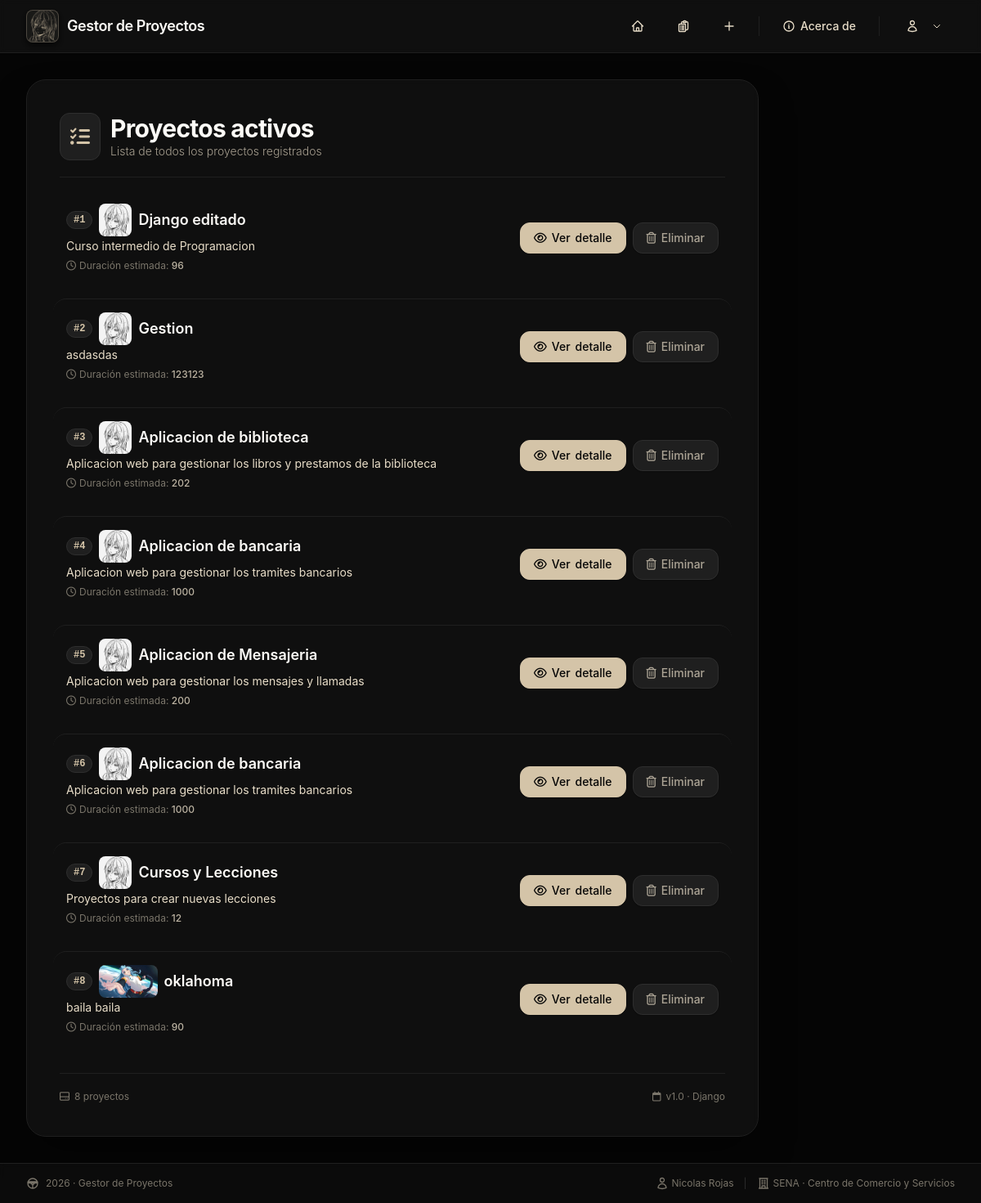
The page /proyectos/ on the database its author committed.
### gestor_proyectos/models.py (models this page shows, shortened)
class Proyecto(models.Model):
    nombre = models.CharField(max_length=100) # Campo de texto (varchar)
    descripcion = models.TextField() # Campo de texto largo
    duracion = models.IntegerField() # Campo numerico entero
    imagen = models.ImageField(upload_to='img/', default='img/logo.png')

### gestor_proyectos/views.py (the view)
# urls.py: path('proyectos/', views.mostrar_proyectos, name='proyectos'),
def mostrar_proyectos (request):
    proyectos = Proyecto.objects.all()
    return render(request, 'proyectos.html', {'proyectos':proyectos})

### gestor_proyectos/templates/proyectos.html (shortened to what this page needs)
{% extends 'layouts/base.html' %}
{% block content %}
<div class="w-full max-w-4xl bg-theme-black-900/80 backdrop-blur-sm rounded-3xl shadow-2xl shadow-black/50 p-6 md:p-10 border border-theme-black-800">
        <div class="flex items-center gap-3 mb-8 border-b border-theme-black-800 pb-5">
            <div class="bg-theme-black-800 p-3 rounded-xl text-theme-beige-500 border border-theme-black-700">
                <i class="fa-solid fa-list-check text-2xl"></i>
            </div>
            <div>
                <h1 class="text-2xl md:text-3xl font-bold text-theme-beige-100 tracking-tight">
                    Proyectos activos
                </h1>
                <p class="text-sm text-theme-beige-300/70 font-light">
                    Lista de todos los proyectos registrados
                </p>
            </div>
        </div>
        {% if proyectos %}
            <ul class="space-y-4 divide-y divide-theme-black-800">
                {% for proyecto in proyectos %}
                <li class="proyecto-card pt-4 first:pt-0 rounded-2xl p-4 -mx-2 hover:bg-theme-black-800/40 transition-colors duration-200">
                    <div class="flex flex-col md:flex-row md:items-center justify-between gap-3">
                        <div class="flex-1 min-w-0">
                            <h2 class="text-lg font-semibold text-theme-beige-100 flex items-center gap-2">
                                <span class="bg-theme-black-800 text-theme-beige-500 text-xs font-mono px-2 py-0.5 rounded-full border border-theme-black-700">
                                    #{{ forloop.counter }}
                                </span>
                                <img src="{{ proyecto.imagen.url }}" alt="{{ proyecto.nombre }}" class="h-10 rounded-lg ">
                                {{ proyecto.nombre }}
                            </h2>
                            <p class="text-sm text-theme-beige-300 mt-0.5 line-clamp-2 max-w-2xl">
                                {{ proyecto.descripcion }}
                            </p>
                            <div class="flex items-center gap-1 mt-1.5 text-xs text-theme-beige-300/50">
                                <i class="fa-regular fa-clock"></i>
                                <span>Duración estimada: <span class="font-medium text-theme-beige-300/80">{{ proyecto.duracion }}</span></span>
                            </div>
                        </div>
                        <div class="flex items-center gap-2 shrink-0 mt-2 md:mt-0">
                            <a href="{% url 'ver_proyecto' proyecto.id %}"
                               class="inline-flex items-center gap-1.5 px-4 py-2 bg-theme-beige-500 text-theme-black-950 text-sm font-medium rounded-xl border border-theme-beige-500 hover:bg-theme-beige-300 hover:border-theme-beige-300 transition-all duration-150 shadow-sm hover:shadow-[0_0_15px_rgba(212,196,168,0.2)]">
                                <i class="fa-regular fa-eye"></i>
                                <span class="hidden sm:inline">Ver</span> detalle
                            </a>
                            <a href="{% url 'eliminar_proyecto' proyecto.id %}"
                                onclick="return confirm('¿Está seguro de eliminar el proyecto?')"
                               class="inline-flex items-center gap-1.5 px-4 py-2 bg-theme-black-800 text-theme-beige-300/70 text-sm font-medium rounded-xl border border-theme-black-700 hover:bg-theme-black-700 hover:text-theme-beige-100 hover:border-theme-black-600 transition-all duration-150 shadow-sm">
                                <i class="fa-regular fa-trash-can"></i>
                                <span class="hidden sm:inline">Eliminar</span>
                            </a>
                        </div>
                    </div>
                </li>
                {% endfor %}
            </ul>
        {% endif %}
        <div class="mt-8 pt-5 border-t border-theme-black-800 flex justify-between items-center text-xs text-theme-beige-300/50">
            <span class="flex items-center gap-1.5">
                <i class="fa-regular fa-hard-drive"></i>
                {{ proyectos|length }} proyecto{{ proyectos|pluralize }}
            </span>
            <span class="flex items-center gap-1.5">
                <i class="fa-regular fa-calendar"></i>
                <span>v1.0 · Django</span>
            </span>
        </div>
    </div>
{% endblock %}

### gestor_proyectos/templates/layouts/base.html (style rules this page uses)
body { font-family: 'Inter', -apple-system, BlinkMacSystemFont, 'Segoe UI', Roboto, sans-serif; background-color: #050505; }
.proyecto-card { transition: transform 0.15s ease, box-shadow 0.15s ease; }

### rows shown on the page
Proyecto: imagen (picture), nombre "Django editado", descripcion "Curso intermedio de Programacion", duracion "96"
Proyecto: imagen (picture), nombre "Gestion", descripcion "asdasdas", duracion "123123"
Proyecto: imagen (picture), nombre "Aplicacion de biblioteca", descripcion "Aplicacion web para gestionar los libros y prestamos de la biblioteca", duracion "202"
Proyecto: imagen (picture), nombre "Aplicacion de bancaria", descripcion "Aplicacion web para gestionar los tramites bancarios", duracion "1000"
Proyecto: imagen (picture), nombre "Aplicacion de Mensajeria", descripcion "Aplicacion web para gestionar los mensajes y llamadas", duracion "200"
Proyecto: imagen (picture), nombre "Aplicacion de bancaria", descripcion "Aplicacion web para gestionar los tramites bancarios", duracion "1000"
Proyecto: imagen (picture), nombre "Cursos y Lecciones", descripcion "Proyectos para crear nuevas lecciones", duracion "12"
Proyecto: imagen (picture), nombre "oklahoma", descripcion "baila baila", duracion "90"

### other values the page prints
{{ proyectos|length }} "8"
